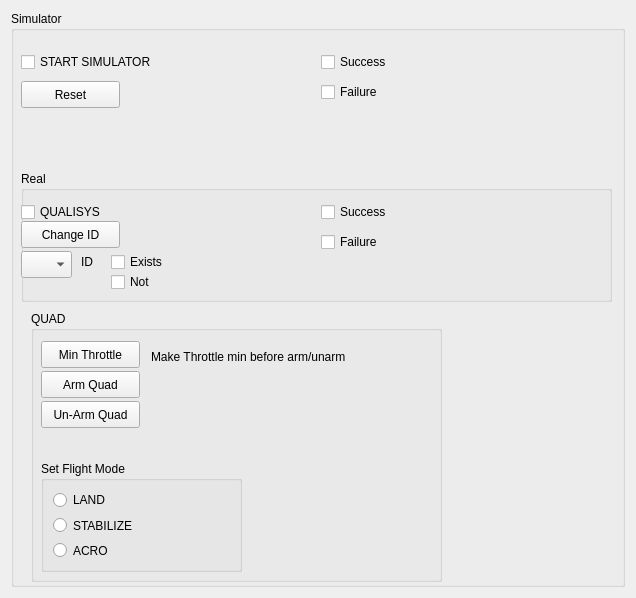
<?xml version="1.0" encoding="UTF-8"?>
<ui version="4.0">
 <class>Form</class>
 <widget class="QWidget" name="Form">
  <property name="geometry">
   <rect>
    <x>0</x>
    <y>0</y>
    <width>636</width>
    <height>598</height>
   </rect>
  </property>
  <property name="windowTitle">
   <string>Form</string>
  </property>
  <property name="styleSheet">
   <string notr="true"/>
  </property>
  <layout class="QGridLayout" name="gridLayout">
   <item row="0" column="0">
    <widget class="QGroupBox" name="groupBox">
     <property name="title">
      <string>Simulator</string>
     </property>
     <widget class="QCheckBox" name="ButtonSTART_SIM">
      <property name="geometry">
       <rect>
        <x>10</x>
        <y>40</y>
        <width>306</width>
        <height>22</height>
       </rect>
      </property>
      <property name="text">
       <string>START SIMULATOR</string>
      </property>
     </widget>
     <widget class="QCheckBox" name="SimulatorSuccess">
      <property name="geometry">
       <rect>
        <x>310</x>
        <y>40</y>
        <width>306</width>
        <height>22</height>
       </rect>
      </property>
      <property name="text">
       <string>Success</string>
      </property>
     </widget>
     <widget class="QCheckBox" name="SimulatorFailure">
      <property name="geometry">
       <rect>
        <x>310</x>
        <y>70</y>
        <width>97</width>
        <height>22</height>
       </rect>
      </property>
      <property name="text">
       <string>Failure</string>
      </property>
     </widget>
     <widget class="QGroupBox" name="groupBox_2">
      <property name="geometry">
       <rect>
        <x>10</x>
        <y>160</y>
        <width>591</width>
        <height>131</height>
       </rect>
      </property>
      <property name="title">
       <string>Real</string>
      </property>
      <widget class="QCheckBox" name="Qualisys">
       <property name="geometry">
        <rect>
         <x>0</x>
         <y>30</y>
         <width>97</width>
         <height>22</height>
        </rect>
       </property>
       <property name="text">
        <string>QUALISYS</string>
       </property>
      </widget>
      <widget class="QCheckBox" name="QualisysSuccess">
       <property name="geometry">
        <rect>
         <x>300</x>
         <y>30</y>
         <width>97</width>
         <height>22</height>
        </rect>
       </property>
       <property name="text">
        <string>Success</string>
       </property>
      </widget>
      <widget class="QCheckBox" name="QualisysFailure">
       <property name="geometry">
        <rect>
         <x>300</x>
         <y>60</y>
         <width>97</width>
         <height>22</height>
        </rect>
       </property>
       <property name="text">
        <string>Failure</string>
       </property>
      </widget>
      <widget class="QLabel" name="label">
       <property name="geometry">
        <rect>
         <x>60</x>
         <y>80</y>
         <width>91</width>
         <height>21</height>
        </rect>
       </property>
       <property name="text">
        <string>ID</string>
       </property>
      </widget>
      <widget class="QCheckBox" name="Exists">
       <property name="geometry">
        <rect>
         <x>90</x>
         <y>80</y>
         <width>97</width>
         <height>22</height>
        </rect>
       </property>
       <property name="text">
        <string>Exists</string>
       </property>
      </widget>
      <widget class="QCheckBox" name="ExistsNot">
       <property name="geometry">
        <rect>
         <x>90</x>
         <y>100</y>
         <width>97</width>
         <height>22</height>
        </rect>
       </property>
       <property name="text">
        <string>Not</string>
       </property>
      </widget>
      <widget class="QPushButton" name="changeID">
       <property name="geometry">
        <rect>
         <x>0</x>
         <y>50</y>
         <width>99</width>
         <height>27</height>
        </rect>
       </property>
       <property name="text">
        <string>Change ID</string>
       </property>
      </widget>
      <widget class="QComboBox" name="MocapID">
       <property name="geometry">
        <rect>
         <x>0</x>
         <y>80</y>
         <width>51</width>
         <height>27</height>
        </rect>
       </property>
      </widget>
     </widget>
     <widget class="QPushButton" name="ResetSimulator">
      <property name="geometry">
       <rect>
        <x>10</x>
        <y>70</y>
        <width>99</width>
        <height>27</height>
       </rect>
      </property>
      <property name="text">
       <string>Reset</string>
      </property>
     </widget>
     <widget class="QGroupBox" name="groupBox_3">
      <property name="geometry">
       <rect>
        <x>20</x>
        <y>300</y>
        <width>411</width>
        <height>271</height>
       </rect>
      </property>
      <property name="title">
       <string>QUAD</string>
      </property>
      <widget class="QPushButton" name="ArmQuad">
       <property name="geometry">
        <rect>
         <x>10</x>
         <y>60</y>
         <width>99</width>
         <height>27</height>
        </rect>
       </property>
       <property name="text">
        <string>Arm Quad</string>
       </property>
      </widget>
      <widget class="QPushButton" name="UnArmQuad">
       <property name="geometry">
        <rect>
         <x>10</x>
         <y>90</y>
         <width>99</width>
         <height>27</height>
        </rect>
       </property>
       <property name="text">
        <string>Un-Arm Quad</string>
       </property>
      </widget>
      <widget class="QLabel" name="label_3">
       <property name="geometry">
        <rect>
         <x>120</x>
         <y>30</y>
         <width>271</width>
         <height>31</height>
        </rect>
       </property>
       <property name="text">
        <string>Make Throttle min before arm/unarm</string>
       </property>
      </widget>
      <widget class="QPushButton" name="MinThrottle">
       <property name="geometry">
        <rect>
         <x>10</x>
         <y>30</y>
         <width>99</width>
         <height>27</height>
        </rect>
       </property>
       <property name="text">
        <string>Min Throttle</string>
       </property>
      </widget>
      <widget class="QGroupBox" name="ModeGroup">
       <property name="geometry">
        <rect>
         <x>10</x>
         <y>150</y>
         <width>201</width>
         <height>111</height>
        </rect>
       </property>
       <property name="title">
        <string>Set Flight Mode</string>
       </property>
       <layout class="QVBoxLayout" name="verticalLayout">
        <item>
         <widget class="QRadioButton" name="ModeLAND">
          <property name="text">
           <string>LAND</string>
          </property>
         </widget>
        </item>
        <item>
         <widget class="QRadioButton" name="ModeSTABILIZE">
          <property name="text">
           <string>STABILIZE</string>
          </property>
         </widget>
        </item>
        <item>
         <widget class="QRadioButton" name="ModeACRO">
          <property name="text">
           <string>ACRO</string>
          </property>
         </widget>
        </item>
       </layout>
      </widget>
     </widget>
    </widget>
   </item>
  </layout>
 </widget>
 <resources/>
 <connections/>
</ui>
